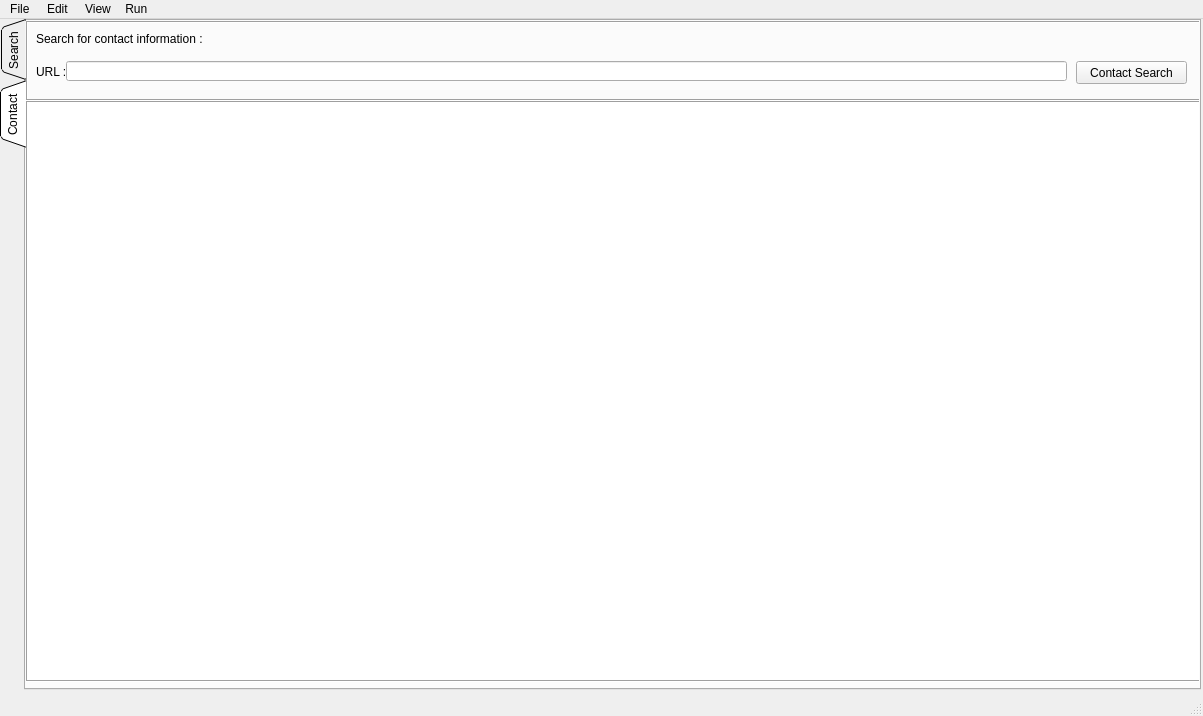
<?xml version="1.0" encoding="UTF-8"?>
<ui version="4.0">
 <class>MainWindow</class>
 <widget class="QMainWindow" name="MainWindow">
  <property name="geometry">
   <rect>
    <x>0</x>
    <y>0</y>
    <width>1203</width>
    <height>716</height>
   </rect>
  </property>
  <property name="windowTitle">
   <string>Web scraper</string>
  </property>
  <property name="autoFillBackground">
   <bool>false</bool>
  </property>
  <property name="toolButtonStyle">
   <enum>Qt::ToolButtonIconOnly</enum>
  </property>
  <property name="animated">
   <bool>true</bool>
  </property>
  <property name="tabShape">
   <enum>QTabWidget::Rounded</enum>
  </property>
  <widget class="QWidget" name="centralwidget">
   <widget class="QTabWidget" name="tabWidget">
    <property name="geometry">
     <rect>
      <x>0</x>
      <y>0</y>
      <width>1201</width>
      <height>671</height>
     </rect>
    </property>
    <property name="toolTip">
     <string>&lt;html&gt;&lt;head/&gt;&lt;body&gt;&lt;p&gt;&lt;br/&gt;&lt;/p&gt;&lt;/body&gt;&lt;/html&gt;</string>
    </property>
    <property name="layoutDirection">
     <enum>Qt::LeftToRight</enum>
    </property>
    <property name="tabPosition">
     <enum>QTabWidget::West</enum>
    </property>
    <property name="tabShape">
     <enum>QTabWidget::Triangular</enum>
    </property>
    <property name="currentIndex">
     <number>1</number>
    </property>
    <widget class="QWidget" name="tab">
     <attribute name="title">
      <string>Search</string>
     </attribute>
     <widget class="QFrame" name="frame">
      <property name="geometry">
       <rect>
        <x>879</x>
        <y>0</y>
        <width>301</width>
        <height>661</height>
       </rect>
      </property>
      <property name="frameShape">
       <enum>QFrame::Box</enum>
      </property>
      <property name="frameShadow">
       <enum>QFrame::Raised</enum>
      </property>
      <widget class="QLabel" name="label">
       <property name="geometry">
        <rect>
         <x>10</x>
         <y>40</y>
         <width>71</width>
         <height>20</height>
        </rect>
       </property>
       <property name="text">
        <string>Keywords</string>
       </property>
      </widget>
      <widget class="QLineEdit" name="obj_keywords">
       <property name="geometry">
        <rect>
         <x>82</x>
         <y>40</y>
         <width>211</width>
         <height>22</height>
        </rect>
       </property>
      </widget>
      <widget class="QLabel" name="label_2">
       <property name="geometry">
        <rect>
         <x>10</x>
         <y>10</y>
         <width>211</width>
         <height>16</height>
        </rect>
       </property>
       <property name="text">
        <string>Search parameters :</string>
       </property>
      </widget>
      <widget class="Line" name="line">
       <property name="geometry">
        <rect>
         <x>30</x>
         <y>80</y>
         <width>241</width>
         <height>20</height>
        </rect>
       </property>
       <property name="orientation">
        <enum>Qt::Horizontal</enum>
       </property>
      </widget>
      <widget class="QLabel" name="label_3">
       <property name="geometry">
        <rect>
         <x>10</x>
         <y>110</y>
         <width>111</width>
         <height>16</height>
        </rect>
       </property>
       <property name="text">
        <string>Number of results </string>
       </property>
      </widget>
      <widget class="QComboBox" name="obj_results">
       <property name="geometry">
        <rect>
         <x>132</x>
         <y>110</y>
         <width>161</width>
         <height>22</height>
        </rect>
       </property>
       <item>
        <property name="text">
         <string>5</string>
        </property>
       </item>
       <item>
        <property name="text">
         <string>10</string>
        </property>
       </item>
       <item>
        <property name="text">
         <string>20</string>
        </property>
       </item>
       <item>
        <property name="text">
         <string>50</string>
        </property>
       </item>
       <item>
        <property name="text">
         <string>100</string>
        </property>
       </item>
       <item>
        <property name="text">
         <string>200</string>
        </property>
       </item>
       <item>
        <property name="text">
         <string>300</string>
        </property>
       </item>
      </widget>
      <widget class="Line" name="line_2">
       <property name="geometry">
        <rect>
         <x>30</x>
         <y>150</y>
         <width>241</width>
         <height>20</height>
        </rect>
       </property>
       <property name="orientation">
        <enum>Qt::Horizontal</enum>
       </property>
      </widget>
      <widget class="QLabel" name="label_4">
       <property name="geometry">
        <rect>
         <x>10</x>
         <y>180</y>
         <width>121</width>
         <height>16</height>
        </rect>
       </property>
       <property name="text">
        <string>Type of result :</string>
       </property>
      </widget>
      <widget class="QCheckBox" name="obj_URL">
       <property name="geometry">
        <rect>
         <x>40</x>
         <y>210</y>
         <width>81</width>
         <height>20</height>
        </rect>
       </property>
       <property name="text">
        <string>URL</string>
       </property>
      </widget>
      <widget class="QCheckBox" name="obj_title">
       <property name="geometry">
        <rect>
         <x>40</x>
         <y>240</y>
         <width>81</width>
         <height>20</height>
        </rect>
       </property>
       <property name="text">
        <string>Title</string>
       </property>
      </widget>
      <widget class="QCheckBox" name="obj_descr">
       <property name="geometry">
        <rect>
         <x>40</x>
         <y>270</y>
         <width>121</width>
         <height>20</height>
        </rect>
       </property>
       <property name="text">
        <string>Description</string>
       </property>
      </widget>
      <widget class="QLabel" name="label_5">
       <property name="geometry">
        <rect>
         <x>10</x>
         <y>340</y>
         <width>81</width>
         <height>16</height>
        </rect>
       </property>
       <property name="text">
        <string>Language</string>
       </property>
      </widget>
      <widget class="Line" name="line_3">
       <property name="geometry">
        <rect>
         <x>30</x>
         <y>310</y>
         <width>241</width>
         <height>20</height>
        </rect>
       </property>
       <property name="orientation">
        <enum>Qt::Horizontal</enum>
       </property>
      </widget>
      <widget class="QComboBox" name="obj_lang">
       <property name="geometry">
        <rect>
         <x>82</x>
         <y>340</y>
         <width>211</width>
         <height>22</height>
        </rect>
       </property>
       <item>
        <property name="text">
         <string/>
        </property>
       </item>
       <item>
        <property name="text">
         <string>fr</string>
        </property>
       </item>
       <item>
        <property name="text">
         <string>en</string>
        </property>
       </item>
      </widget>
      <widget class="Line" name="line_4">
       <property name="geometry">
        <rect>
         <x>30</x>
         <y>390</y>
         <width>241</width>
         <height>20</height>
        </rect>
       </property>
       <property name="orientation">
        <enum>Qt::Horizontal</enum>
       </property>
      </widget>
      <widget class="QLabel" name="label_6">
       <property name="geometry">
        <rect>
         <x>10</x>
         <y>420</y>
         <width>55</width>
         <height>16</height>
        </rect>
       </property>
       <property name="text">
        <string>Domain</string>
       </property>
      </widget>
      <widget class="QComboBox" name="obj_dom">
       <property name="geometry">
        <rect>
         <x>82</x>
         <y>420</y>
         <width>211</width>
         <height>22</height>
        </rect>
       </property>
       <item>
        <property name="text">
         <string/>
        </property>
       </item>
       <item>
        <property name="text">
         <string>.fr</string>
        </property>
       </item>
       <item>
        <property name="text">
         <string>.com</string>
        </property>
       </item>
      </widget>
      <widget class="QPushButton" name="obj_search">
       <property name="geometry">
        <rect>
         <x>110</x>
         <y>490</y>
         <width>93</width>
         <height>28</height>
        </rect>
       </property>
       <property name="text">
        <string>Search</string>
       </property>
      </widget>
     </widget>
     <widget class="QTableWidget" name="obj_table">
      <property name="geometry">
       <rect>
        <x>10</x>
        <y>0</y>
        <width>861</width>
        <height>661</height>
       </rect>
      </property>
      <property name="frameShape">
       <enum>QFrame::StyledPanel</enum>
      </property>
      <attribute name="horizontalHeaderDefaultSectionSize">
       <number>286</number>
      </attribute>
      <column>
       <property name="text">
        <string>URL</string>
       </property>
      </column>
      <column>
       <property name="text">
        <string>Title</string>
       </property>
      </column>
      <column>
       <property name="text">
        <string>Description</string>
       </property>
      </column>
     </widget>
    </widget>
    <widget class="QWidget" name="tab_2">
     <attribute name="title">
      <string>Contact</string>
     </attribute>
     <widget class="QFrame" name="frame_2">
      <property name="geometry">
       <rect>
        <x>0</x>
        <y>0</y>
        <width>1181</width>
        <height>80</height>
       </rect>
      </property>
      <property name="frameShape">
       <enum>QFrame::Box</enum>
      </property>
      <property name="frameShadow">
       <enum>QFrame::Sunken</enum>
      </property>
      <widget class="QLabel" name="label_7">
       <property name="geometry">
        <rect>
         <x>10</x>
         <y>10</y>
         <width>541</width>
         <height>16</height>
        </rect>
       </property>
       <property name="text">
        <string>Search for contact information :</string>
       </property>
      </widget>
      <widget class="QLabel" name="label_8">
       <property name="geometry">
        <rect>
         <x>10</x>
         <y>40</y>
         <width>47</width>
         <height>21</height>
        </rect>
       </property>
       <property name="text">
        <string>URL : </string>
       </property>
      </widget>
      <widget class="QLineEdit" name="obj_contact_url">
       <property name="geometry">
        <rect>
         <x>40</x>
         <y>40</y>
         <width>1001</width>
         <height>20</height>
        </rect>
       </property>
      </widget>
      <widget class="QPushButton" name="obj_contact_search">
       <property name="geometry">
        <rect>
         <x>1050</x>
         <y>40</y>
         <width>111</width>
         <height>23</height>
        </rect>
       </property>
       <property name="text">
        <string>Contact Search</string>
       </property>
      </widget>
     </widget>
     <widget class="QTextEdit" name="obj_contact_result">
      <property name="geometry">
       <rect>
        <x>0</x>
        <y>80</y>
        <width>1181</width>
        <height>581</height>
       </rect>
      </property>
      <property name="frameShape">
       <enum>QFrame::Box</enum>
      </property>
      <property name="frameShadow">
       <enum>QFrame::Sunken</enum>
      </property>
      <property name="readOnly">
       <bool>true</bool>
      </property>
     </widget>
    </widget>
   </widget>
  </widget>
  <widget class="QMenuBar" name="menubar">
   <property name="geometry">
    <rect>
     <x>0</x>
     <y>0</y>
     <width>1203</width>
     <height>21</height>
    </rect>
   </property>
   <widget class="QMenu" name="menuFichier">
    <property name="title">
     <string>File </string>
    </property>
    <addaction name="actionOpen_File"/>
    <addaction name="separator"/>
    <addaction name="actionSave"/>
    <addaction name="actionSave_As"/>
    <addaction name="separator"/>
    <addaction name="actionExit"/>
   </widget>
   <widget class="QMenu" name="menuEdit">
    <property name="title">
     <string>Edit </string>
    </property>
    <addaction name="actionCut"/>
    <addaction name="actionCopy"/>
    <addaction name="actionPaste"/>
    <addaction name="separator"/>
    <addaction name="actionFind"/>
   </widget>
   <widget class="QMenu" name="menuRun">
    <property name="title">
     <string>Run </string>
    </property>
    <addaction name="actionSearch"/>
   </widget>
   <widget class="QMenu" name="menuView">
    <property name="title">
     <string>View</string>
    </property>
    <addaction name="actionClear"/>
   </widget>
   <addaction name="menuFichier"/>
   <addaction name="menuEdit"/>
   <addaction name="menuView"/>
   <addaction name="menuRun"/>
  </widget>
  <widget class="QStatusBar" name="statusbar"/>
  <action name="actionOpen_File">
   <property name="checkable">
    <bool>false</bool>
   </property>
   <property name="text">
    <string>Open File ...</string>
   </property>
   <property name="shortcut">
    <string>Ctrl+O</string>
   </property>
   <property name="shortcutContext">
    <enum>Qt::WindowShortcut</enum>
   </property>
   <property name="autoRepeat">
    <bool>true</bool>
   </property>
   <property name="visible">
    <bool>true</bool>
   </property>
   <property name="menuRole">
    <enum>QAction::TextHeuristicRole</enum>
   </property>
   <property name="shortcutVisibleInContextMenu">
    <bool>true</bool>
   </property>
  </action>
  <action name="actionSave">
   <property name="text">
    <string>Save</string>
   </property>
   <property name="shortcut">
    <string>Ctrl+S</string>
   </property>
   <property name="shortcutVisibleInContextMenu">
    <bool>true</bool>
   </property>
  </action>
  <action name="actionSave_As">
   <property name="text">
    <string>Save As ...</string>
   </property>
   <property name="shortcut">
    <string>Ctrl+Shift+S</string>
   </property>
  </action>
  <action name="actionExit">
   <property name="text">
    <string>Exit </string>
   </property>
  </action>
  <action name="actionCut">
   <property name="text">
    <string>Cut </string>
   </property>
  </action>
  <action name="actionCopy">
   <property name="text">
    <string>Copy</string>
   </property>
  </action>
  <action name="actionPaste">
   <property name="text">
    <string>Paste </string>
   </property>
  </action>
  <action name="actionFind">
   <property name="text">
    <string>Find </string>
   </property>
  </action>
  <action name="actionCommand_Palette">
   <property name="text">
    <string>Command Palette</string>
   </property>
  </action>
  <action name="actionClear">
   <property name="text">
    <string>Clear</string>
   </property>
  </action>
  <action name="actionSearch">
   <property name="text">
    <string>Search</string>
   </property>
  </action>
 </widget>
 <resources/>
 <connections>
  <connection>
   <sender>actionOpen_File</sender>
   <signal>triggered()</signal>
   <receiver>MainWindow</receiver>
   <slot>slot_open_file()</slot>
   <hints>
    <hint type="sourcelabel">
     <x>-1</x>
     <y>-1</y>
    </hint>
    <hint type="destinationlabel">
     <x>556</x>
     <y>361</y>
    </hint>
   </hints>
  </connection>
  <connection>
   <sender>actionSave</sender>
   <signal>triggered()</signal>
   <receiver>MainWindow</receiver>
   <slot>slot_save()</slot>
   <hints>
    <hint type="sourcelabel">
     <x>-1</x>
     <y>-1</y>
    </hint>
    <hint type="destinationlabel">
     <x>556</x>
     <y>361</y>
    </hint>
   </hints>
  </connection>
  <connection>
   <sender>actionSave_As</sender>
   <signal>triggered()</signal>
   <receiver>MainWindow</receiver>
   <slot>slot_save_as()</slot>
   <hints>
    <hint type="sourcelabel">
     <x>-1</x>
     <y>-1</y>
    </hint>
    <hint type="destinationlabel">
     <x>556</x>
     <y>361</y>
    </hint>
   </hints>
  </connection>
  <connection>
   <sender>actionExit</sender>
   <signal>triggered()</signal>
   <receiver>MainWindow</receiver>
   <slot>close()</slot>
   <hints>
    <hint type="sourcelabel">
     <x>-1</x>
     <y>-1</y>
    </hint>
    <hint type="destinationlabel">
     <x>556</x>
     <y>361</y>
    </hint>
   </hints>
  </connection>
  <connection>
   <sender>actionCut</sender>
   <signal>triggered()</signal>
   <receiver>MainWindow</receiver>
   <slot>slot_cut()</slot>
   <hints>
    <hint type="sourcelabel">
     <x>-1</x>
     <y>-1</y>
    </hint>
    <hint type="destinationlabel">
     <x>785</x>
     <y>361</y>
    </hint>
   </hints>
  </connection>
  <connection>
   <sender>actionCopy</sender>
   <signal>triggered()</signal>
   <receiver>MainWindow</receiver>
   <slot>slot_copy()</slot>
   <hints>
    <hint type="sourcelabel">
     <x>-1</x>
     <y>-1</y>
    </hint>
    <hint type="destinationlabel">
     <x>785</x>
     <y>361</y>
    </hint>
   </hints>
  </connection>
  <connection>
   <sender>actionPaste</sender>
   <signal>triggered()</signal>
   <receiver>MainWindow</receiver>
   <slot>slot_paste()</slot>
   <hints>
    <hint type="sourcelabel">
     <x>-1</x>
     <y>-1</y>
    </hint>
    <hint type="destinationlabel">
     <x>785</x>
     <y>361</y>
    </hint>
   </hints>
  </connection>
  <connection>
   <sender>obj_search</sender>
   <signal>clicked()</signal>
   <receiver>MainWindow</receiver>
   <slot>search()</slot>
   <hints>
    <hint type="sourcelabel">
     <x>1055</x>
     <y>531</y>
    </hint>
    <hint type="destinationlabel">
     <x>601</x>
     <y>360</y>
    </hint>
   </hints>
  </connection>
  <connection>
   <sender>actionClear</sender>
   <signal>triggered()</signal>
   <receiver>MainWindow</receiver>
   <slot>clear()</slot>
   <hints>
    <hint type="sourcelabel">
     <x>-1</x>
     <y>-1</y>
    </hint>
    <hint type="destinationlabel">
     <x>601</x>
     <y>420</y>
    </hint>
   </hints>
  </connection>
  <connection>
   <sender>obj_contact_search</sender>
   <signal>clicked()</signal>
   <receiver>MainWindow</receiver>
   <slot>search_contact()</slot>
   <hints>
    <hint type="sourcelabel">
     <x>1122</x>
     <y>74</y>
    </hint>
    <hint type="destinationlabel">
     <x>601</x>
     <y>419</y>
    </hint>
   </hints>
  </connection>
  <connection>
   <sender>actionSearch</sender>
   <signal>triggered()</signal>
   <receiver>MainWindow</receiver>
   <slot>slot_search()</slot>
   <hints>
    <hint type="sourcelabel">
     <x>-1</x>
     <y>-1</y>
    </hint>
    <hint type="destinationlabel">
     <x>601</x>
     <y>357</y>
    </hint>
   </hints>
  </connection>
 </connections>
 <slots>
  <slot>slot_open_file()</slot>
  <slot>slot_save()</slot>
  <slot>slot_save_as()</slot>
  <slot>slot_cut()</slot>
  <slot>slot_paste()</slot>
  <slot>slot_copy()</slot>
  <slot>search()</slot>
  <slot>clear()</slot>
  <slot>search_contact()</slot>
  <slot>slot_search()</slot>
 </slots>
</ui>
